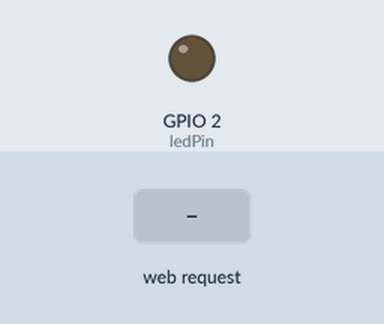
A program run on a simulated ESP32-S3. Parts: output pins drawn as LEDs (lit = HIGH). Dashed ring = blinking. Inputs (shaded band) come from the test bench. WiFi joins after 1.5 s; servers stay silent unless stated; what the program prints to the serial monitor is not drawn.

Above: at 3.7 s.
3.8 s: HTTP request GET /led?state=start received
At 4.2 s:
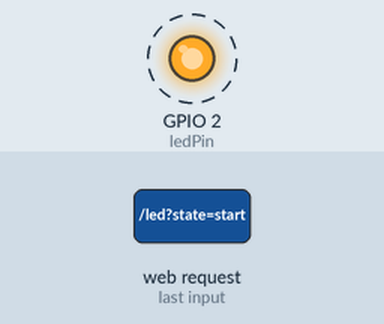
6.8 s: HTTP request GET /led?state=1 received
At 7.3 s:
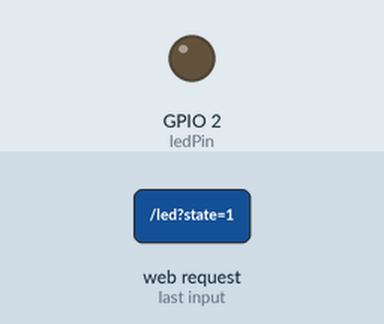
Timing chart, 0 to 9.8 s (numbered marks = the images above; inputs shaded):
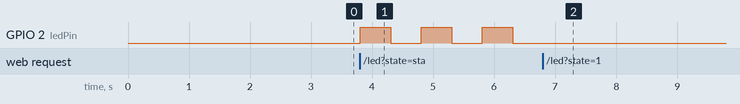

The program:

main.cpp
```cpp
// ESP32 Web Server: Hello World!
#include <WiFi.h>
#include<Arduino.h>
#include<ESPAsyncWebServer.h>
// Replace with your network credentials
const char* ssid = "YOUR_WIFI_NAME";
const char* password = "YOUR_WIFI_PASSWORD";
const int ledPin =2;

bool blinkActive = false;
AsyncWebServer server(80);

const char index_html[]PROGMEM = R"rawliteral(
<!DOCTYPE html>
<html>
<head>
    <title>ESP32 Web Server</title>
    <style>
        body { font-family: Times New Roman, sans-serif; text-align: center; margin-top: 50px; }
    </style>
</head>
<body>
    <h1>Hello, World!</h1>
    <p>This is an HTML page hosted on the ESP32-S3.</p>

   <marquee behavior="scroll" bgcolor="blue" loop="-1" width="30%">
   <i>
      <font color="white">
        COUNTING TIME:
      </font>
    </i>
    </marquee>

    <div id="counter" style = "font-size: 24px; font-weight: bold;
    color: blue; margin-top: 10px;">0</div>

<!-- 🔄 Toggle Counter Button -->
<button id="countBtn" onclick="toggleCounting()">Stop Counting</button>

    <p>Your IP Address: <span id="ip">Loading...</span></p>

<!-- ✅ Toggle Button -->
    <button id="toggleBtn" onclick="toggleBlink()">Start Blinking</button>

  <script>
    let count = 0;
    let isCounting = true;
    const counterElement = document.getElementById('counter');

    function updateCounter() {
      if (isCounting){
      count++;
      counterElement.textContent = count;
        }
      setTimeout(updateCounter, 1000); // Update every 1 second
    }

    updateCounter();

    //fetch ip from ESP32
    async function fetchIP() {
            const response = await fetch('/get-ip');
            const ip = await response.text();
            document.getElementById("ip").textContent = ip;
            }
    fetchIP();

    // 🔄 Toggle Counting
      function toggleCounting(){
        isCounting =!isCounting;
        document.getElementById("countBtn").textContent = isCounting ? "Stop Counting" : "Start Counting";
        }

    // ✅ Control LED Blinking
        let isBlinking = false;
        async function toggleBlink(){
            isBlinking = !isBlinking;
            document.getElementById("toggleBtn").textContent = isBlinking ? "Stop Blinking" : "Start Blinking";
            await fetch('/led?state=' + (isBlinking ? 'start' : 'stop'));
            }

  </script>

</body>
</html>
)rawliteral";

void setup(){
  Serial.begin(115200);
  delay(1000);

  pinMode(ledPin,OUTPUT);
  digitalWrite(ledPin,LOW);

  Serial.print("Connecting to Wifi...");
  WiFi.begin(ssid,password);

  while (WiFi.status() != WL_CONNECTED){
    delay(500);
    Serial.print(".");
  }

  Serial.println("\nConnected to WiFi!");
  Serial.print("IP Address:");
  Serial.println(WiFi.localIP());

  server.on("/",HTTP_GET,[](AsyncWebServerRequest *request){
    request->send(200, "text/html",index_html);
  });

  server.on("/get-ip",HTTP_GET,[](AsyncWebServerRequest *request){
    request->send(200, "text/plain", WiFi.localIP().toString());
  });

  server.on("/led", HTTP_GET, [](AsyncWebServerRequest *request){
    if (request->hasParam("state")) {
        String state = request->getParam("state")->value();
        blinkActive = (state =="start");
        if(!blinkActive){
          digitalWrite(ledPin,LOW);
        }
        }
    request->send(200, "text/plain", "OK");
});

  server.begin();

}

void loop() {
  if (blinkActive) {
    digitalWrite(ledPin, HIGH);
    delay(500);
    digitalWrite(ledPin, LOW);
    delay(500);
  }
}
```

Measured:
- after the input at 3.8 s, GPIO 2 (ledPin): alternates HIGH for 0.50 s and LOW for 0.50 s, starting at once
- after the input at 6.8 s, GPIO 2 (ledPin): stops changing and stays LOW
